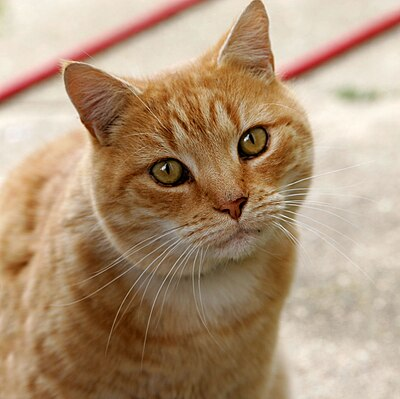
#> input picture Week_10/test_image.jpg, 400 x 399 px
$ jupyter execute --allow-errors k-means_clustering.ipynb   (shell and % lines are left out)
#> lines starting #> are read from the running program, lines starting #| are printed output that depends on the picture
# k-means Clustering

## Table of contents

[1.) Simple k-means clustering example](#section_1)<br>
[2.) Image segmentation](#section_2)<br>
[3.) 3D point cloud segmentation](#section_3)<br>
[4.) Finding clusters in the apartment data](#section_4)

## Libraries and settings

[cell 1]
# Install opencv-python-headless (neccessary in GitHub Codespaces)

# Libraries
import os
import cv2
import numpy as np
import pandas as pd
import matplotlib.pyplot as plt

from sklearn.cluster import KMeans
from sklearn.datasets import make_blobs
from sklearn.metrics import silhouette_score
from sklearn.preprocessing import StandardScaler

# Ignore warnings
import warnings
warnings.filterwarnings('ignore')

# Current working directory
print('\nCurrent working directory:', os.getcwd())

## 1.) Simple k-means clustering example
<a id='section_1'></a>

### Create the dataset

[cell 2]
# Create data
centers = [[2,1], [-2,2], [-2,-2], [-4,-5], [5,7]]
X, y = make_blobs(n_samples=300,
                  centers=centers,
                  cluster_std=0.8,
                  random_state=42)

# Normalization of the values
X = StandardScaler().fit_transform(X)

# Plot the data
plt.figure(figsize=(6,4))
plt.scatter(X[:,0], X[:,1], s=10, color='darkred')
plt.show()
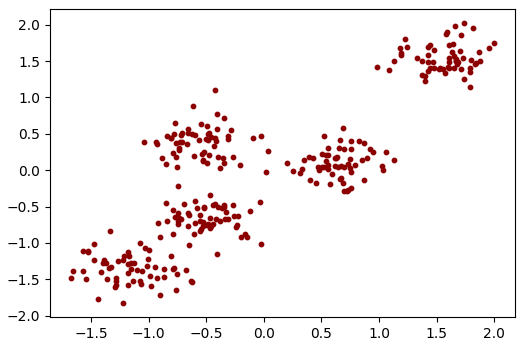
#> figure drawn by matplotlib, 1 panel

### Elbow Method showing the optimal k

[cell 3]
# Sum of squared distances of samples to their closest cluster center
distortions = []

# Range of k's
K = range(1,16,1)

# Loop to find the optimal k
for k in K:
    kmeanModel = KMeans(n_clusters=k)
    kmeanModel.fit(X)
    distortions.append(kmeanModel.inertia_)

# Elbow plot
plt.figure(figsize=(5,3))
plt.plot(K, distortions, 'bx-')
plt.xlabel('k')
plt.ylabel('Distortion')
plt.title('The Elbow Method showing the optimal k')

plt.show()
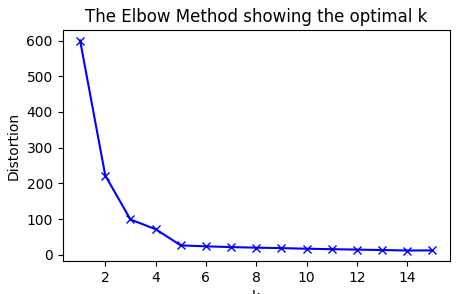
#> figure drawn by matplotlib, 1 panel; curve peaks at x = 1, y = 600

#### Aufgabe b) Optimales k bestimmen

**Antwort: k = 5**

Basierend auf dem Elbow-Chart zeigt sich bei **k=5** der deutlichste "Ellbogen". An diesem Punkt flacht die Kurve stark ab, was bedeutet, dass zusätzliche Cluster keinen signifikanten Mehrwert mehr bringen. Die Distortion-Werte sinken nach k=5 nur noch minimal.

### Perform k-means clustering

[cell 4]
# Number of clusters
k = 5

# k-means clustering
kmeans = KMeans(n_clusters=k, random_state=42).fit(X)

# Predict the values
y2 = kmeans.predict(X)

# Plot the clusters
plt.figure(figsize=(6,4))
plt.scatter(X[:, 0], X[:, 1], c=y2, s=10)
plt.show()
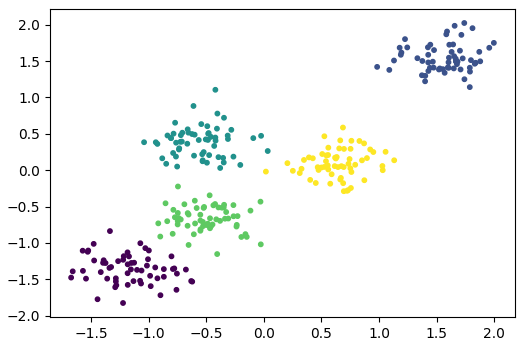
#> figure drawn by matplotlib, 1 panel

### Get and check the converged cluster centroids

[cell 5]
# Print centroids
centroids = kmeans.cluster_centers_
print('Cluster centroids:')
print(centroids, '\n')

# Check the 1st cluster's centroid 'by hand'
clust_00 = X[y2 == 0]
print('The 1st cluster\'s centroid:')
print(f'x = {sum(clust_00[:,0]/len(clust_00[:,0])):.8f}')
print(f'y = {sum(clust_00[:,1]/len(clust_00[:,1])):.8f}')

### Get the inertia or 'within-cluster sum-of-squares (WCSS)' of the k-means model

[cell 6]
print(f'Within-cluster sum-of-squares: {kmeans.inertia_:.4f}')

### Perform Silhouette Analysis
- For examples see:
- https://laid-back-scientist.com/en/k-means
- https://machinelearninggeek.com/evaluating-clustering-methods
- https://medium.com/@favourphilic/how-to-interpret-silhouette-plot-for-k-means-clustering-414e144a17fe

[cell 7]
# Import own module for Silhouette plots
from silhouette import *

# Create Silhouette plots for different k's
# Note: range(2,12,1) provides: [2, 3, 4, 5, 6, 7, 8, 9, 10, 11]
#> (the rest of this cell did not finish here and is left out)

#### Aufgabe c) Silhouette-Analyse Ergebnisse

Die Silhouette-Analyse wurde für k = 2 bis 11 durchgeführt (Code angepasst: `for i in range(2,12,1)`).

**Ergebnisse:**
- k=2: 0.5325
- k=3: 0.5659
- k=4: 0.6257
- **k=5: 0.6597** ← Höchster Score (beste Cluster-Qualität)
- k=6: 0.6110
- k=7: 0.5223
- k=8: 0.4926
- k=9: 0.4076
- k=10: 0.4020
- k=11: 0.3349

**Fazit:** Der höchste Silhouette-Score bei k=5 bestätigt das Ergebnis der Elbow-Methode. Ein höherer Silhouette-Score (näher an 1.0) bedeutet bessere Cluster-Trennung und -Qualität.

## 2.) Image segmentation
<a id='section_2'></a>

### Read the image

[cell 8]
# Read the image
image = cv2.imread('parrot.jpg')

# Change the color to RGB (from BGR)
#> (the rest of this cell did not finish here and is left out)

### Reshape the image

#> (a cell that did not finish here is left out)

### Elbow method showing the optimal k

[cell 10]
# Sum of squared distances of samples to their closest cluster center
distortions = []

# Range of k's
K = range(2,10,1)

# Loop to find the optimal k
#> (the rest of this cell did not finish here and is left out)

### Perform image segmentation

[cell 11]
# Number of clusters
k = 5

# Criteria for the segmentation algorithm to stop running
criteria = (cv2.TERM_CRITERIA_EPS + cv2.TERM_CRITERIA_MAX_ITER, 100, 0.85)

# Perform k-means clustering
#> (the rest of this cell did not finish here and is left out)

### Change data types and reshape the segmented data for visualization

[cell 12]
# Convert data into 8-bit values
centers = np.uint8(centers)
#> (the rest of this cell did not finish here and is left out)

## 2.1) My Image Analysis

### Read the image

[cell 13]
# Read the own image
own_image = cv2.imread('test_image.jpg')
#> own_image is the input picture: shape (399, 400, 3); mean B, G, R 120.7, 148.7, 175.8

# Change the color to RGB (from BGR)
own_image = cv2.cvtColor(own_image, cv2.COLOR_BGR2RGB)

# Plot the image
plt.figure(figsize=(6,8))
plt.imshow(own_image)
plt.title('Original Image')
plt.show()

#### Aufgabe d) Eigenes Bild für Segmentierung

Für die Bildsegmentierung wurde ein Katzenbild verwendet (400x399 Pixel, ~34 KB). Das Bild wurde von Wikimedia Commons heruntergeladen.

### Reshape the own image

[cell 14]
# Reshaping the image into a 2D array of pixels and RGB colors
own_pixel_vals = own_image.reshape((-1,3))

# Convert to float
own_pixel_vals = np.float32(own_pixel_vals)
print(f'Image shape: {own_image.shape}')
#| Image shape: (399, 400, 3)
print(f'Pixel values shape: {own_pixel_vals.shape}')
#| Pixel values shape: (159600, 3)

### The Elbow method showing the optimal k

[cell 15]
# Sum of squared distances of samples to their closest cluster center
own_distortions = []

# Range of k's
K_own = range(2,10,1)

# Loop to find the optimal k
for k in K_own:
    kmeanModel = KMeans(n_clusters=k)
    kmeanModel.fit(own_pixel_vals)
    own_distortions.append(kmeanModel.inertia_)
#> after the loop, own_distortions = [358662528, 193848880, 133006888, 98685536, 80705904, 70361512, 62395500, 56892468]

# Elbow plot
plt.figure(figsize=(5,3))
plt.plot(K_own, own_distortions, 'bx-')
plt.xlabel('k')
plt.ylabel('Distortion')
plt.title('The Elbow method showing the optimal k')
plt.show()
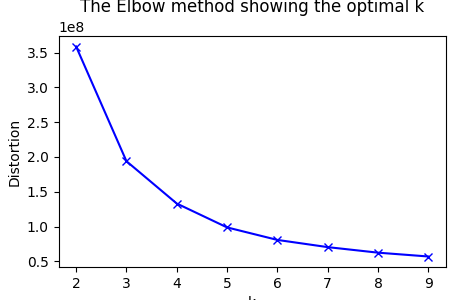
#> figure drawn by matplotlib, 1 panel

#### Aufgabe e) Elbow-Methode für eigenes Bild

**Antwort: k = 3-4**

Der Elbow-Chart für das Katzenbild zeigt einen deutlichen Knick bei **k=3**. Dies ist sinnvoll, da das Bild hauptsächlich aus wenigen Farbregionen besteht:
- Katze (orange/braune Töne)
- Hintergrund (helle/beige Töne)
- Rote Leine

Nach k=3 flacht die Kurve deutlich ab, sodass weitere Cluster keinen großen Nutzen bringen.

### Perform image segmentation

[cell 16]
# Different k values to test
k_values = [2, 3, 5, 7]

# Create subplots
fig, axes = plt.subplots(2, 2, figsize=(12, 12))
axes = axes.ravel()

# Criteria for the segmentation algorithm to stop running
criteria = (cv2.TERM_CRITERIA_EPS + cv2.TERM_CRITERIA_MAX_ITER, 100, 0.85)

# Perform segmentation for each k
for idx, k in enumerate(k_values):
    # Perform k-means clustering
    retval, labels, centers = cv2.kmeans(own_pixel_vals,
                                         k,
                                         None,
                                         criteria,
                                         10,
                                         cv2.KMEANS_RANDOM_CENTERS)

    # Convert data into 8-bit values
    centers = np.uint8(centers)
    segmented_data = centers[labels.flatten()]

    # Reshape data into the original image dimensions
    segmented_image = segmented_data.reshape((own_image.shape))

    # Plot
    axes[idx].imshow(segmented_image)
    axes[idx].set_title(f'k = {k} clusters')
    axes[idx].axis('off')
#> this loop made 4 passes
#> (retval, centers) on passes 1 to 2: (358658794.7, [[134, 97, 61], [218, 202, 182]]), (193908573.8, [[224, 210, 193], [176, 141, 106], [120, 82, 46]])
#> retval on passes 3 to 4: 98887985.9, 70391830.9
#> pass 1, `segmented_image = segmented_data.reshape((own_image.shape))`:
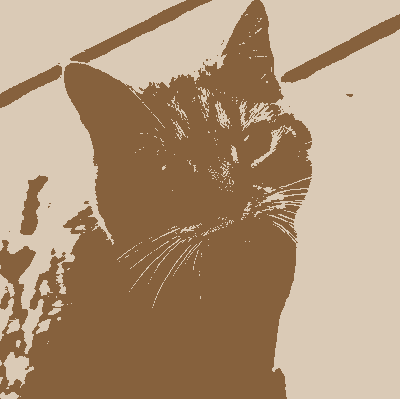
#> segmented_image: shape (399, 400, 3); mean R, G, B 175.1, 148.3, 120.2
#> pass 2, `segmented_image = segmented_data.reshape((own_image.shape))`:
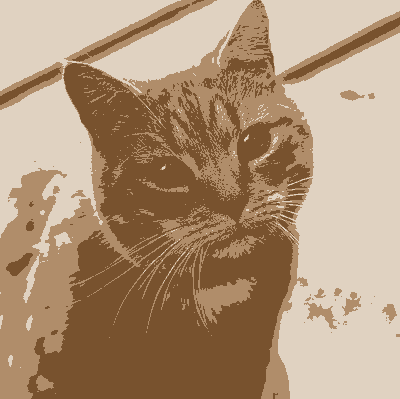
#> segmented_image: shape (399, 400, 3); mean R, G, B 175.7, 148.2, 120.1
#> pass 3, `segmented_image = segmented_data.reshape((own_image.shape))`:
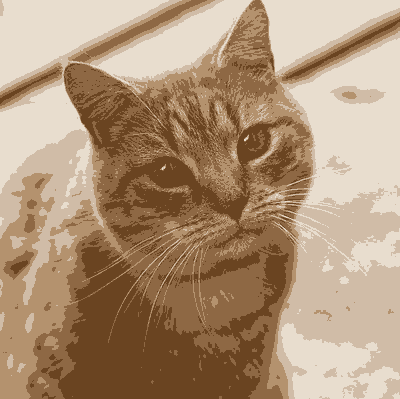
#> segmented_image: shape (399, 400, 3); mean R, G, B 175.3, 148, 120.3

plt.tight_layout()
plt.show()
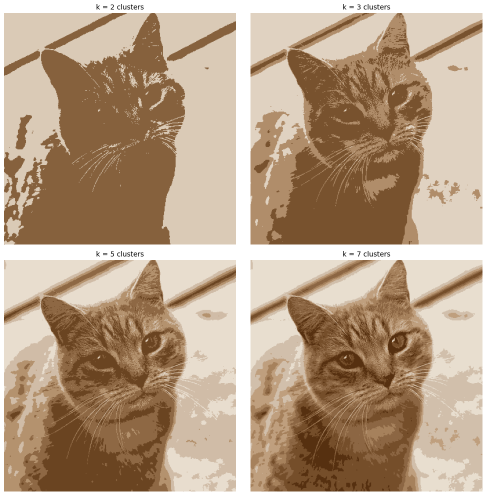
#> figure drawn by matplotlib, 4 panels
